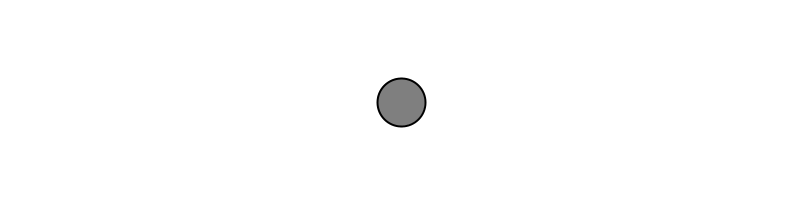
Frame 1 (no input)
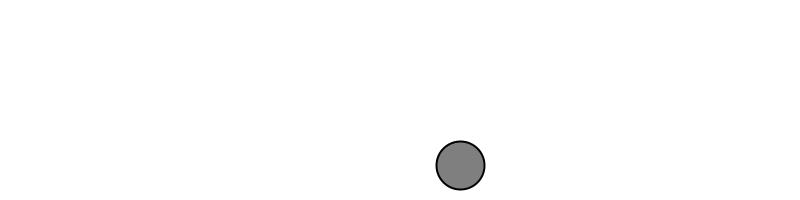
Frame 60 (the mouse pressed at the canvas centre just before this capture)
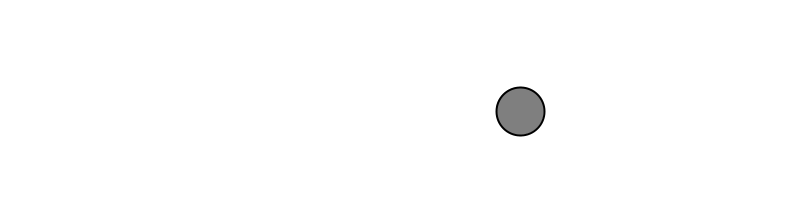
Frame 120 (the mouse held since frame 60 and released just before this capture)

The Processing sketch that drew these frames (run headless with seeded random() and noise(); from frame 60 on, the mouse is pressed at the canvas centre):

// Processing sketch: week4
// ── week4.pde
Mover mover;
  void settings() {
  size(800, 200);
}
void setup() {
  mover =  new Mover();
}
void draw() {
  background(255);
  mover.update();
  mover.checkEdges();
  mover.display();
}
// ── Mover.pde
class Mover {
  PVector location;
  PVector velocity;
  PVector gravity;
  Mover() {
  location = new PVector(width/2, height/2);
  velocity = new PVector(1, 1);
  gravity = new PVector(0, 1);
  }
  void update() {
    location.add(velocity.add(gravity));

  }
  void display() {
    stroke(0);
    strokeWeight(2);
    fill(127);
    ellipse(location.x, location.y, 48, 48);
  }
  
  void checkEdges() {
    if (location.x > width-24) {
      location.x = width-24;
      velocity.x = -1*velocity.x;
    }
    else if (location.x < 24) {
      location.x = 24;
      velocity.x = -1*velocity.x;
    }
    if (location.y > height-24) {
      location.y = height-24;
      velocity.y = -1*velocity.y;
    }
    else if (location.y < 24) {
      location.y = 24;
      velocity.y = -1*velocity.y;
    }
  }
}
